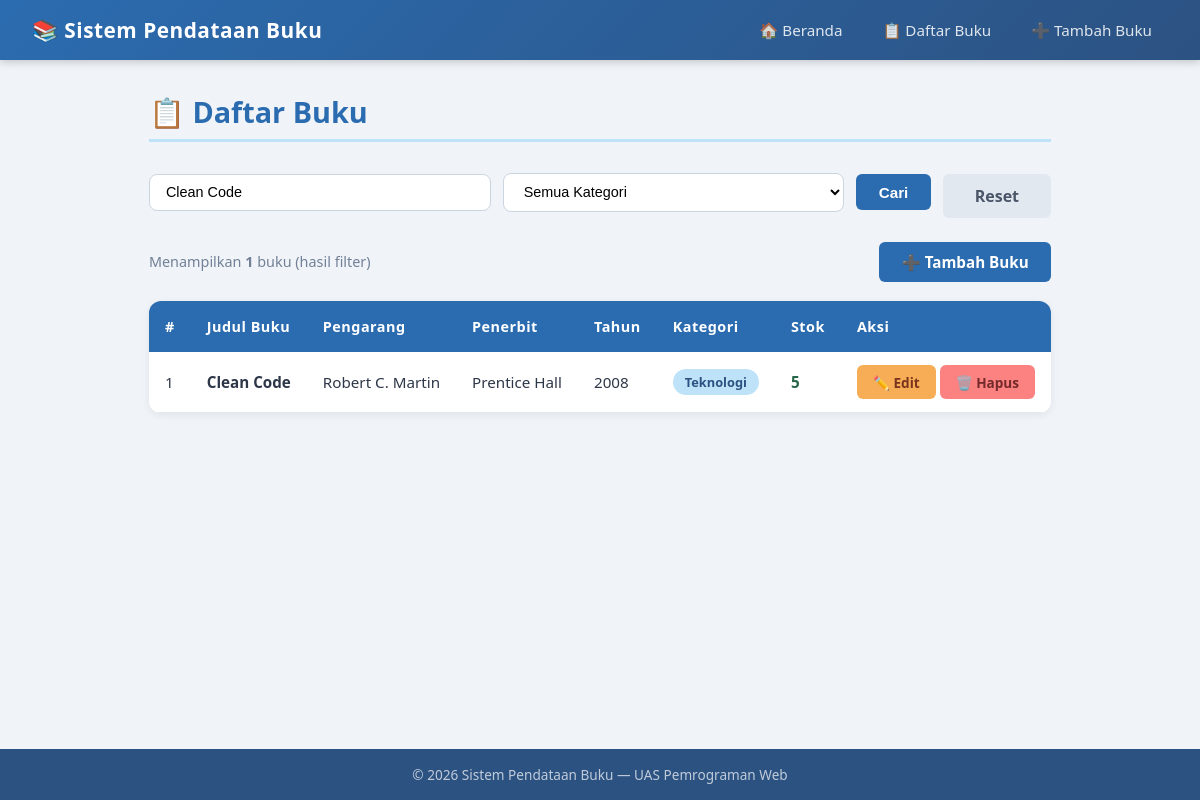
The page /daftar.php?cari=Clean Code on the database its author committed.
### tables this page shows
CREATE TABLE IF NOT EXISTS buku (
    id INT AUTO_INCREMENT PRIMARY KEY,
    judul VARCHAR(200) NOT NULL,
    pengarang VARCHAR(150) NOT NULL,
    penerbit VARCHAR(150) NOT NULL,
    tahun_terbit YEAR NOT NULL,
    stok INT NOT NULL DEFAULT 0,
    kategori VARCHAR(100) NOT NULL,
    created_at TIMESTAMP DEFAULT CURRENT_TIMESTAMP
);

### includes/functions.php (called while the page is built, shortened)
<?php
function sanitasi($data) {
    $data = trim($data);
    $data = stripslashes($data);
    $data = htmlspecialchars($data);
    return $data;
}
function getKategori($koneksi) {
    $kategori = [];
    $query = mysqli_query($koneksi, "SELECT DISTINCT kategori FROM buku ORDER BY kategori ASC");
    while ($row = mysqli_fetch_assoc($query)) {
        $kategori[] = $row['kategori'];
    }
    return $kategori;
}
?>

### daftar.php (the view, shortened to what this page needs)
<?php
require 'includes/koneksi.php';
require 'includes/functions.php';
$cari      = isset($_GET['cari'])     ? sanitasi($_GET['cari'])     : '';
$filterKat = isset($_GET['kategori']) ? sanitasi($_GET['kategori']) : '';
$where = "WHERE 1=1";
if ($cari !== '') {
    $cari_aman = mysqli_real_escape_string($koneksi, $cari);
    $where .= " AND (judul LIKE '%$cari_aman%' OR pengarang LIKE '%$cari_aman%' OR penerbit LIKE '%$cari_aman%')";
}
$query      = mysqli_query($koneksi, "SELECT * FROM buku $where ORDER BY created_at DESC");
$totalHasil = mysqli_num_rows($query);
$kategoriList = getKategori($koneksi);
require 'includes/header.php';
?>
<h1 class="page-title">📋 Daftar Buku</h1>
<form method="GET" action="daftar.php">
    <div class="search-bar">
        <input
            type="text"
            name="cari"
            placeholder="🔍 Cari judul, pengarang, penerbit..."
            value="<?= htmlspecialchars($cari) ?>"
        >
        <select name="kategori">
            <option value="">Semua Kategori</option>
        </select>
        <button type="submit" class="btn btn-tambah">Cari</button>
        <?php if ($cari !== '' || $filterKat !== ''): ?>
            <a href="daftar.php" class="btn btn-batal" style="width:auto;">Reset</a>
        <?php endif; ?>
    </div>
</form>
<div class="top-bar">
    <span style="color:#718096; font-size:0.9rem;">
        Menampilkan <strong><?= $totalHasil ?></strong> buku
        <?= ($cari || $filterKat) ? '(hasil filter)' : '' ?>
    </span>
    <a href="tambah.php" class="btn btn-tambah">➕ Tambah Buku</a>
</div>
<?php if ($totalHasil > 0): ?>
<div class="table-wrapper">
    <table>
        <thead>
            <tr>
                <th>#</th>
                <th>Judul Buku</th>
                <th>Pengarang</th>
                <th>Penerbit</th>
                <th>Tahun</th>
                <th>Kategori</th>
                <th>Stok</th>
                <th>Aksi</th>
            </tr>
        </thead>
        <tbody>
            <?php
            $no = 1;
            while ($buku = mysqli_fetch_assoc($query)):
                if ($buku['stok'] == 0) {
                    $kelasStok = 'stok-empty';
                    $labelStok = 'Habis';
                } elseif ($buku['stok'] <= 3) {
                    $kelasStok = 'stok-warn';
                    $labelStok = $buku['stok'] . ' (sedikit)';
                } else {
                    $kelasStok = 'stok-ok';
                    $labelStok = $buku['stok'];
                }
            ?>
            <tr>
                <td data-label="#"><?= $no++ ?></td>
                <td data-label="Judul"><strong><?= sanitasi($buku['judul']) ?></strong></td>
                <td data-label="Pengarang"><?= sanitasi($buku['pengarang']) ?></td>
                <td data-label="Penerbit"><?= sanitasi($buku['penerbit']) ?></td>
                <td data-label="Tahun"><?= $buku['tahun_terbit'] ?></td>
                <td data-label="Kategori"><span class="badge"><?= sanitasi($buku['kategori']) ?></span></td>
                <td data-label="Stok"><span class="<?= $kelasStok ?>"><?= $labelStok ?></span></td>
                <td data-label="Aksi">
                    <a href="edit.php?id=<?= $buku['id'] ?>" class="btn btn-edit">✏️ Edit</a>
                    <a href="hapus.php?id=<?= $buku['id'] ?>"
                       class="btn btn-hapus"
                       onclick="return confirm('Yakin hapus buku ini?')">🗑️ Hapus</a>
                </td>
            </tr>
            <?php endwhile; ?>
        </tbody>
    </table>
</div>
<?php endif; ?>
<?php require 'includes/footer.php'; ?>

### assets/css/style.css (style rules this page uses)
* { margin: 0; padding: 0; box-sizing: border-box; }
body { font-family: 'Segoe UI', Tahoma, Geneva, Verdana, sans-serif; background-color: #f0f4f8; color: #2d3748; min-height: 100vh; display: flex; flex-direction: column; }
.page-title { font-size: 1.8rem; font-weight: 700; color: #2b6cb0; margin-bottom: 1.5rem; padding-bottom: 0.5rem; border-bottom: 3px solid #bee3f8; }
.table-wrapper { overflow-x: auto; border-radius: 12px; box-shadow: 0 2px 8px rgba(0,0,0,0.07); }
table { width: 100%; border-collapse: collapse; background: white; }
thead { background: #2b6cb0; color: white; }
thead th { padding: 1rem; text-align: left; font-weight: 600; font-size: 0.9rem; letter-spacing: 0.5px; }
tbody tr { border-bottom: 1px solid #e2e8f0; transition: background 0.15s; }
tbody td { padding: 0.85rem 1rem; font-size: 0.95rem; }
.badge { display: inline-block; padding: 0.25rem 0.75rem; border-radius: 20px; font-size: 0.8rem; font-weight: 600; background: #bee3f8; color: #2c5282; }
.stok-ok { color: #276749; font-weight: 600; }
.btn { display: inline-block; padding: 0.45rem 1rem; border-radius: 6px; font-size: 0.85rem; font-weight: 600; text-decoration: none; border: none; cursor: pointer; transition: opacity 0.2s, transform 0.1s; }
.btn-edit { background: #f6ad55; color: #7b341e; }
.btn-hapus { background: #fc8181; color: #742a2a; }
.btn-tambah { background: #2b6cb0; color: white; padding: 0.6rem 1.4rem; font-size: 0.95rem; }
.btn-batal { background: #e2e8f0; color: #4a5568; padding: 0.7rem 2rem; font-size: 1rem; width: 100%; margin-top: 0.5rem; }
.search-bar { display: flex; gap: 0.75rem; margin-bottom: 1.5rem; align-items: center; flex-wrap: wrap; }
.search-bar input, .search-bar select { padding: 0.6rem 1rem; border: 1.5px solid #cbd5e0; border-radius: 8px; font-size: 0.9rem; background: white; flex: 1; min-width: 150px; }
.top-bar { display: flex; justify-content: space-between; align-items: center; margin-bottom: 1.2rem; flex-wrap: wrap; gap: 0.75rem; }

### rows shown on the page
buku: judul "Clean Code", pengarang "Robert C. Martin", penerbit "Prentice Hall", tahun_terbit "2008", kategori "Teknologi", stok "5"

### other values the page prints
$totalHasil "1"
